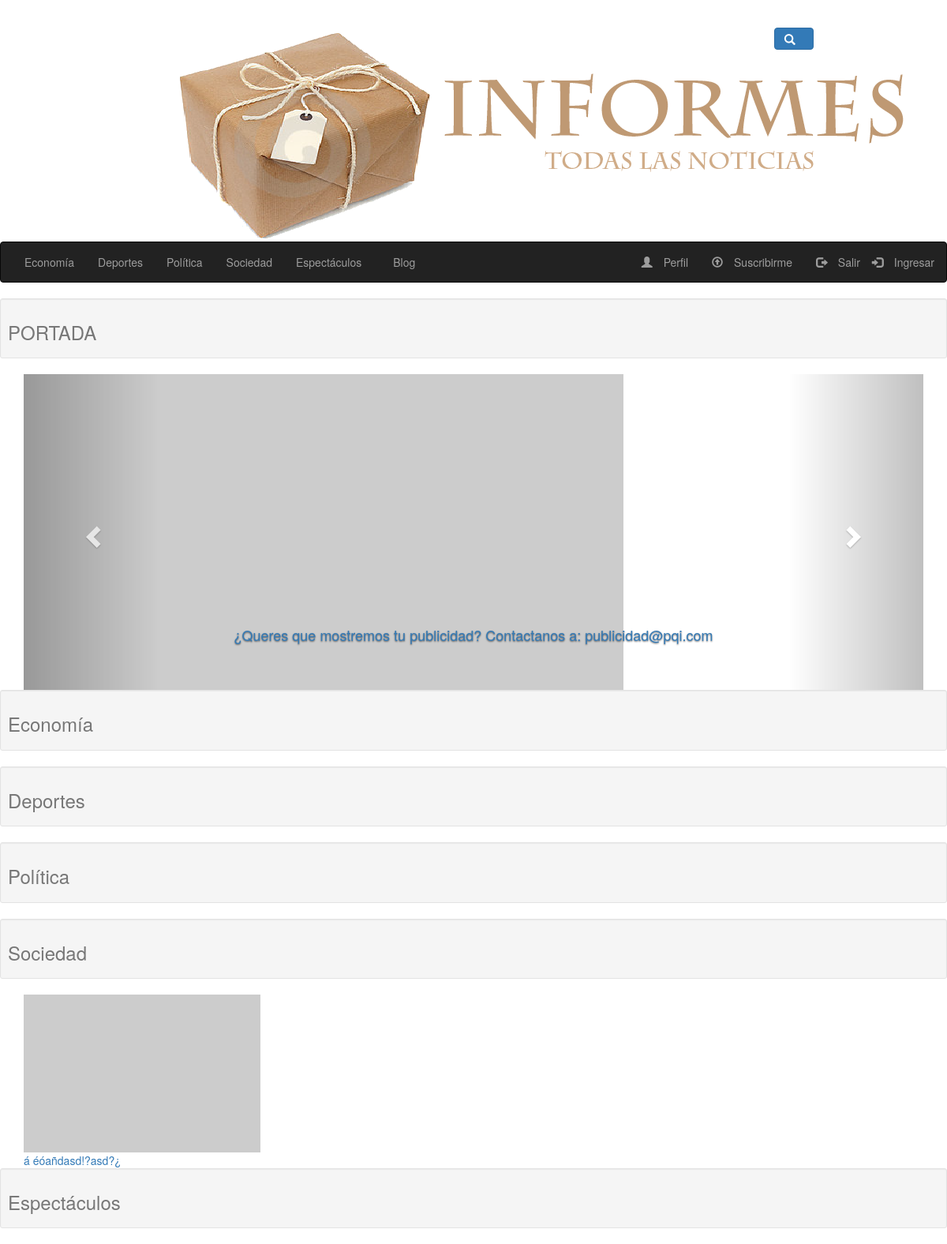
Screenshot of /frontend/presentacion/index.php?fecha=2017-10-20 with the database file from the repository.
### tables this page shows
CREATE TABLE `seccion` (
  `id_s` int(11) NOT NULL,
  `nombre` varchar(50) DEFAULT NULL,
  `contador` int(11) DEFAULT NULL,
  `id_ed` int(11) DEFAULT NULL
);

CREATE TABLE `articulo` (
  `id_a` int(11) NOT NULL,
  `titulo` varchar(50) DEFAULT NULL,
  `fecha_a` date DEFAULT NULL,
  `contenido` varchar(7000) DEFAULT NULL,
  `autor` varchar(50) DEFAULT NULL,
  `likes` int(11) DEFAULT NULL,
  `contador_a` int(11) DEFAULT NULL,
  `id_s` int(11) DEFAULT NULL,
  `art_d` tinyint(1) DEFAULT NULL
);

### frontend/clases/model.php (called while the page is built, shortened)
<?php
    abstract class Model{
        public function __construct(){
            $this->_db = new mysqli(DB_HOST, DB_USER, DB_PASS, DB_NAME);
        }
    }

### frontend/clases/seccion.class.php (called while the page is built, shortened)
<?php
require_once('model.php');
class seccion extends Model{
public function listarSecciones(){
    $sql="SELECT `id_s`, `nombre` FROM `seccion`";
    $result = $this->_db->prepare($sql);
    $result->execute();
    $resultado = $result->get_result();
    $secciones = array();
    while ($row = $resultado->fetch_assoc()) {
      $secciones[] = $row;
    }
    return ($secciones);
}
}

### frontend/clases/articulo.class.php (called while the page is built, shortened)
<?php
require_once('model.php');
class articulo extends Model{
    private $seccion;
    private $fecha;
function __construct($id='',$titulo='',$noticia='',$seccion='',$fecha='',$autor='',$destacado='',$comentario='',$visita='')
{
    $this->seccion=$seccion;
    $this->fecha=$fecha;
}
public function setSeccion($seccion){
    $this->seccion=$seccion;
}
public function setFecha($fecha){
    $this->fecha=$fecha;
}
public function getSeccion(){
    return $this->seccion;
}
public function getFecha(){
    return $this->fecha;
}
public function listartArtXSecPortada(){
    $id_s = $this -> getSeccion();
    $fecha = $this-> getFecha();
    $sql="SELECT `id_a`,`fecha_a`, `titulo`, `contenido`, `autor`, `id_s` FROM articulo WHERE `id_s` = ? AND  `fecha_a` = ? ORDER BY `fecha_a` DESC LIMIT 6";
    $result = $this->_db->prepare($sql);
    $result -> bind_param('is',$id_s,$fecha);
    $result -> execute();
    $resultado = $result->get_result();
    $articulos = array();
    while ($row = $resultado->fetch_assoc()){
        $articulos[] = $row;
    }
    return ($articulos);
}
}

### frontend/presentacion/index.php (the view, shortened to what this page needs)
<body>
    <?php
		include $PRESENTACION_DIR ."header.php";
    ?>
    <div class="well well-sm text-muted" id="portada"><h3>PORTADA</h3></div>
<?php
	require_once($CLASES_DIR . 'articulo.class.php');
?>
<div class="container" id="carouselPortada">
    <div id="myCarousel" class="carousel slide" data-ride="carousel">
      	<div class="carousel-inner">
		  <div class="item active">
          <img src="http://placehold.it/760x400/dddddd/333333">
           <div class="carousel-caption">
            <h4><a href="#">¿Queres que mostremos tu publicidad? Contactanos a: publicidad@pqi.com</a></h4>
          </div>
        </div>
      </div>
      <div class="carousel-controls">
          <a class="left carousel-control" href="#myCarousel" data-slide="prev">
            <span class="glyphicon glyphicon-chevron-left"></span>
          </a>
          <a class="right carousel-control" href="#myCarousel" data-slide="next">
            <span class="glyphicon glyphicon-chevron-right"></span>
          </a>
      </div>
    </div>
</div>
<?php
require_once($CLASES_DIR . 'seccion.class.php');
$sec = New seccion();
$secciones = $sec->listarSecciones();
?>
<?php foreach ($secciones as $seccion):?>
<div class="well well-sm text-muted" id="<?=$seccion['nombre']?>"><h3><?=$seccion['nombre']?></h3></div>
<div class="container">
	<div class="row">
<?php
require_once($CLASES_DIR . 'articulo.class.php');
$articulo = New articulo();
$articulo->setSeccion($seccion['id_s']);
$articulo->setFecha($fecha);
$articulos = $articulo->listartArtXSecPortada();
$p = New publicidad();
$publicidad = $p->listarPubIndex();
$i=1;
$o=1;
foreach ($articulos as $art){
    while($i <= 3 && $o <=2){
    ?>
		<div class="noticia col-sm-3">
		<a href="<?= $PRESENTACION;?>/noticia.php?art=<?=$art['id_a']?>">
			<div class="img-noticia"><img alt="" src="http://placehold.it/300x200/dddddd/333333"></div>
			<div class="titulo"><?= $art['titulo'];?></div>
		</a>
		</div>
	<?php
    	if($i == 3){
    ?>
			<div class="col-sm-3 publicidadIndex">
			<?php if($publicidad != false){
				$p = array_rand($publicidad);
				$p = $publicidad[$p];
			?>
			<img src="<?php echo $p['p'];?>" alt='pub'>
			<?php
			}
			?>
			</div>
			</div><div class="row">
			<?php
			$i= 1;
			$o= $o + 1;
			break;
    	}else{
    	$i = $i + 1;
    	break;
    }
}
}
?>
  	</div>
</div>
<?php endforeach;?>
</body>

### frontend/presentacion/header.php (shortened to what this page needs)
<html>
<head>
<link rel="stylesheet" href="https://maxcdn.bootstrapcdn.com/bootstrap/3.3.7/css/bootstrap.min.css">
<link rel="stylesheet" href="<?= $CSS;?>/estilos.css">
<link rel="stylesheet" href="//cdnjs.cloudflare.com/ajax/libs/bootstrap-datepicker/1.3.0/css/datepicker3.min.css" />
</head>
<body>
<div class="container">
	<div class="row">
		<div class="col-md-2 col-sm-1">
		</div>
		<div class="col-md-7 col-sm-3">
		  <img class="logoimg"src="<?= $IMG?>/logo.png" alt="Logo">
		</div>
		<div class="col-md-3 col-sm-1">
			<form action="<?= $LOGICA;?>/procesarEdicion.php" method="GET" id="frmEdicion">
			<div class="row">
				<div class="form-group">
					<div class="col-xs-5 date">
					</div>
				</div>
				<div class="form-group">
					<div class="col-xs-5 col-xs-offset-3">
						<button type="submit" class="btn btn-primary" id="btnEdicion" name="btnEdicion"><span class="glyphicon glyphicon-search"></span></button>
						</div>
				</div>
			</div>
			</form>
		</div>
		</div>
	</div>
<?php
require($CLASES_DIR . 'seccion.class.php');
$seccion = New seccion();
$secciones = $seccion->listarSecciones();
?>
  <nav class="navbar navbar-inverse">
    <div class="container-fluid">
      	<ul class="nav navbar-nav">
			<?php
		  	foreach($secciones as $sec){?>
				<li><a href="<?=$PRESENTACION;?>/seccion.php?id=<?php echo $sec['id_s']?>&pag=1"><?php echo $sec['nombre'];?></a></li>
			<?php
			}
			?>
      </ul>
			<ul class="nav navbar-nav">
        <li><a href=""><span class="glyphicon glyphicon-blog"></span>Blog</a></li>
      </ul>
      <div id="notlogged">
      <ul class="nav navbar-nav navbar-right">
        <li><a href="#" data-toggle="modal" data-target="#modalLogin"><span class="glyphicon glyphicon-log-in"></span> Ingresar</a></li>
      </div>
      <div id="logged" class="oculto">
      <ul class="nav navbar-nav navbar-right">
      	<li><a id="perfil" href="<?= $PRESENTACION;?>/perfil.php"><span class="glyphicon glyphicon-user"></span></span> Perfil</a></li>
        <li><a  id="suscripto"href="#" data-toggle="modal" data-target="#modalSuscripcion"><span class="glyphicon glyphicon-upload"></span> Suscribirme</a></li>
				<li><a href="<?= $PRESENTACION;?>/logout.php" onclick="logoutFb()"><span class="glyphicon glyphicon-log-out"></span> Salir</a></li>
      </ul>
      </div>
    </div>
  </nav>
</body>

### backend/estilos/estilos.css (style rules this page uses)
body { margin-top:50px; }
.glyphicon { margin-right:10px; }
body { margin-top:20px; }

### rows the page displays
seccion: nombre "Economía"
seccion: nombre "Deportes"
seccion: nombre "Política"
seccion: nombre "Sociedad"
seccion: nombre "Espectáculos"
articulo: titulo "á éóañdasd!?asd?¿"
